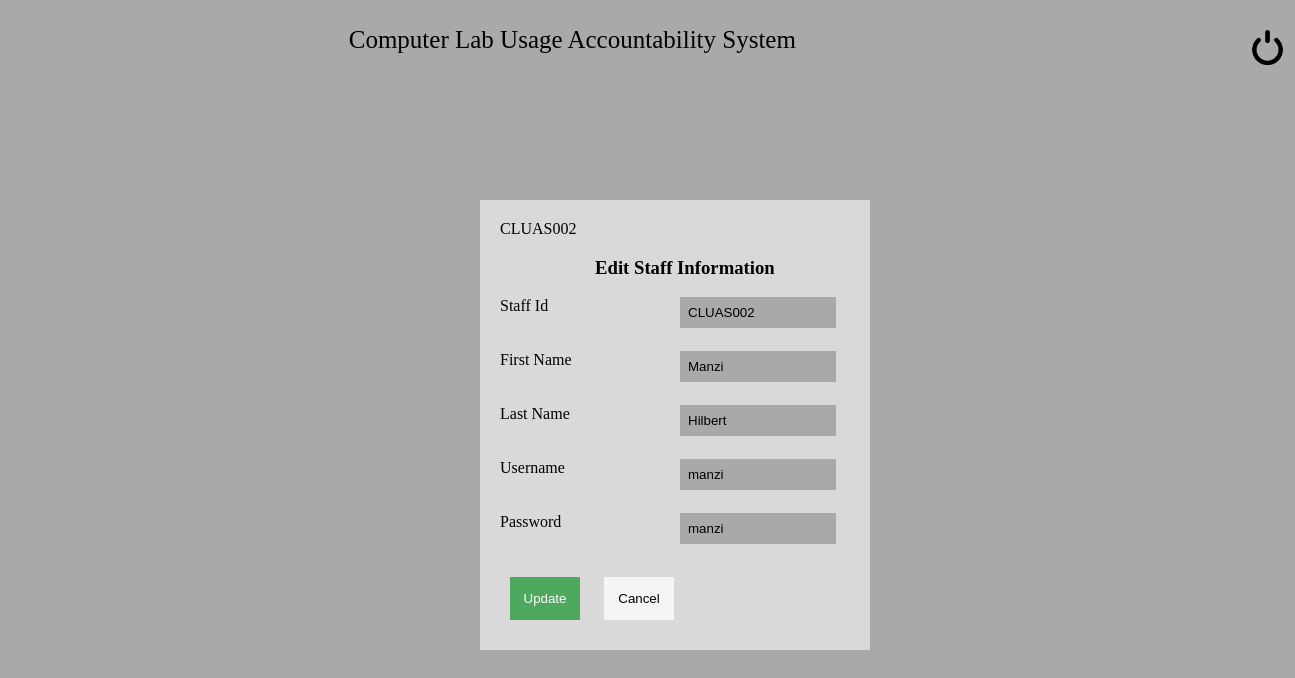
The app's page /editStaff.php?staffId=CLUAS002 (signed in) with its own data.
### tables this page shows
CREATE TABLE IF NOT EXISTS `staff` (
  `staffId` varchar(11) NOT NULL,
  `firstName` varchar(25) NOT NULL,
  `LastName` varchar(25) NOT NULL,
  `username` varchar(20) NOT NULL,
  `password` varchar(25) NOT NULL,
  PRIMARY KEY (`staffId`)
);

### editStaff.php (the view, shortened to what this page needs)
<?php
include "dbconn.php";
$staffId = $_GET['staffId'];
function result()
{
    global $staffId;
    global $conn;
   echo $staffId;
$sql = "SELECT * FROM staff where staffId=?";
$result=$conn->prepare($sql);
$result->execute([$staffId]);
while ($list=$result->fetch(PDO::FETCH_ASSOC)) {  ?>
<h3 id="editStaff">Edit Staff Information</h3>
<label>Staff Id</label>
<input type="text" class="text" name="staffId" value="<?php echo $list['staffId'] ?>"><br><br>
<br>
<label>First Name</label>
<input type="text" class="text" name="firstName" value="
<?php echo $list['firstName'] ?>"><br><br>
<br>
<label>Last Name</label>
<input type="text" class="text" name="lastName" value="<?php echo $list['LastName'] ?>"><br><br>
<br>
<label>Username</label>
<input type="text" class="text" name="username" value="<?php echo $list['username'] ?>"><br><br><br>
<label>Password</label>
<input type="text" class="text" name="password" value="<?php echo $list['password'] ?>"><br><br><br>
<input type="submit" value="Update" class="submit" name="updateDetails">
<input id="button2" type="submit" value="Cancel" class="submit">
<?php }
}
?>
<!DOCTYPE html>
<html lang="en">
<head>
    <link rel="stylesheet" href="staff.css">
</head>
<body>
    <h3 class="heading">Computer Lab Usage Accountability System</h3>
    <img src="/logout.png">
    <form class="staffForm" action="func.php" method="post">
        <?php  result();?>
    </form>
</body>
</html>

### staff.css (style rules this page uses)
body { background-color: #A9A9A9; }
.staffForm { position: absolute; width: 350px; left:480px; top:25%; padding: 20px; background: #D9D9D9; }
h3 { padding-left: 25px; }
.text { position: absolute; width: 40%; box-sizing: border-box; left: 200px; border: none; padding: 8px; background-color: #A9A9A9; }
#button2 { background-color: #F4f6f6; color: black; }
.submit { width: 70px; height: 43px; padding: 5px; margin: 10px; border: none; color: #FFFFFF; background: #4EA95F; }
.heading { position: absolute; width: 487px; height: 30px; left: 25%; top: 0px; font-weight: 400; font-size: 25px; line-height: 30px; color: #000000; }
img { position: absolute; width: 35px; height: 35px; left: 1250px; top: 30px; }
#editStaff { padding-left: 95px; }

### records on screen
staff: staffId "CLUAS002", firstName "Manzi", lastName "Hilbert", username "manzi", password "manzi"

### other values on screen
$staffId "CLUAS002"
